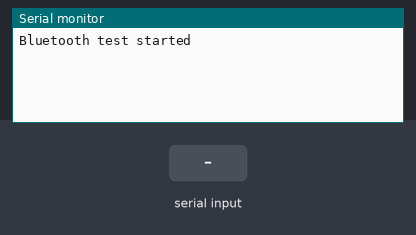
Recording of a sketch running on a simulated Arduino Mega 2560, built with avr-gcc and run on an emulated ATmega2560. Shown: the last lines printed to the serial monitor. The test bench sets the inputs (shaded band).

Above: at 1.2 s.
1.3 s: "1" received over the second serial link
At 2.5 s:
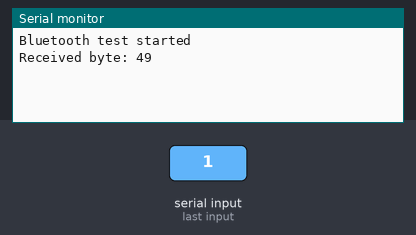
2.8 s: "0" received over the second serial link
At 3.9 s:
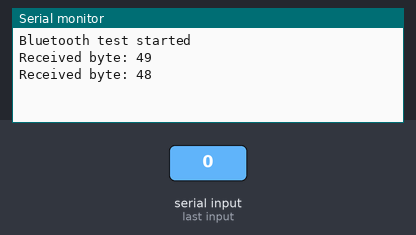
4.3 s: "2" received over the second serial link
At 5.0 s:
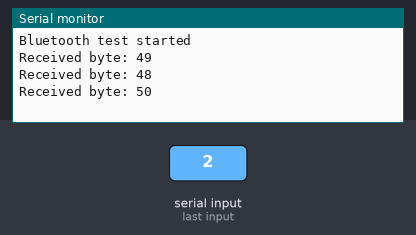

The sketch:

Bluetooth_sensor_testing.ino
```cpp
void setup()
{
  Serial.begin(9600);
  Serial1.begin(9600);

  Serial.println("Bluetooth test started");
}

void loop()
{
  if (Serial1.available())
  {
    int data = Serial1.read();

    Serial.print("Received byte: ");
    Serial.println(data);
  }
}
```

Measured:
- after the input at 1.3 s, the serial monitor: prints a new line at once (image 1)
- after the input at 2.8 s, the serial monitor: prints a new line at once (image 2)
- after the input at 4.3 s, the serial monitor: prints a new line at once (image 3)
